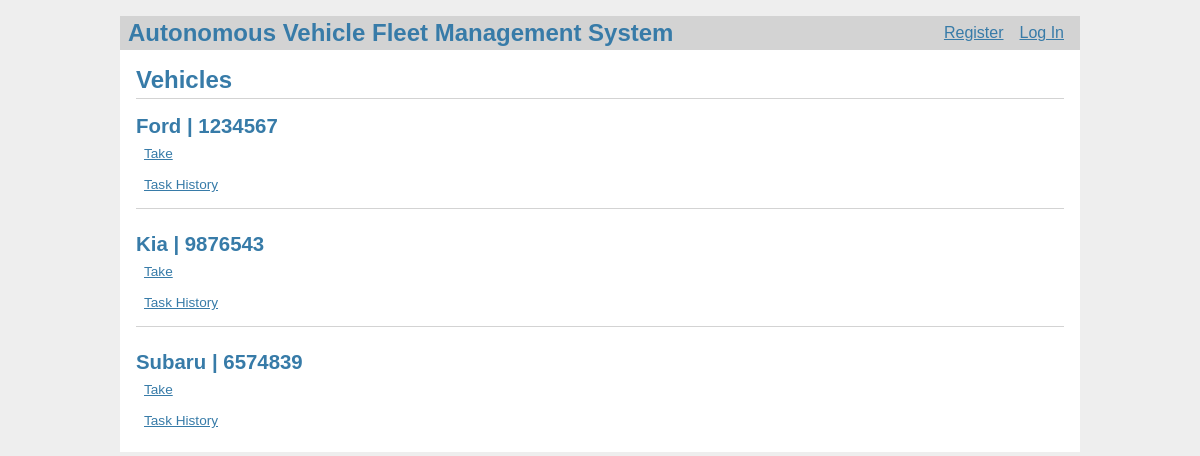
Before: /vehicles/ with the older database file.
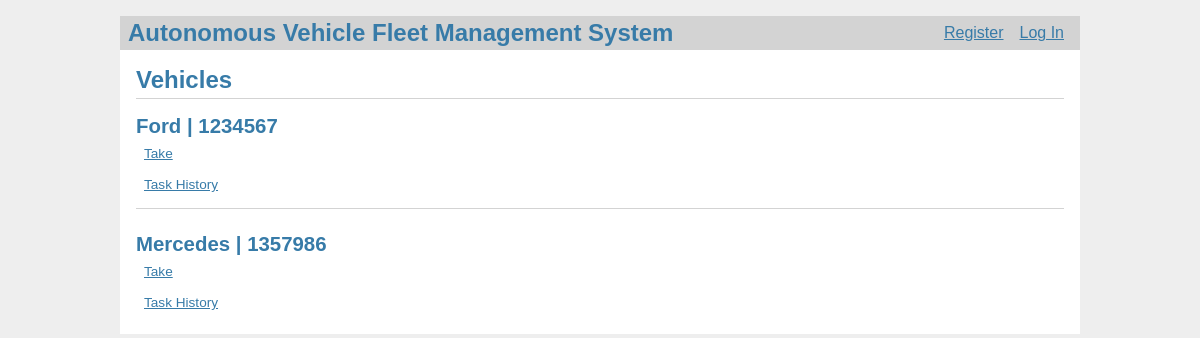
After: the same page with the newer database file.
### models.py (models this page shows, shortened)
class Vehicle(db.Model):
    id = db.Column(db.Integer, primary_key=True)
    manufacturer = db.Column(db.String(80), unique=False, nullable=False)
    license_plate_number = db.Column(
        db.String(80), unique=True, nullable=False)
    user_id = db.Column(db.Integer, nullable=True)
    available = db.Column(db.Boolean, unique=False,
                          nullable=False, default=True)

### vehicles.py (the view)
@bp.route('/')
def index():
    vehicles = Vehicle.query.all()
    users = {
        user.id: user for user in
        User.query.filter(User.id.in_(
            [vehicle.user_id for vehicle in vehicles if vehicle.user_id]
        )).all()
    }
    create_staff_user()
    return render_template('vehicles/index.html', vehicles=vehicles, users=users)

### auth.py (called while the page is built)
@bp.before_app_request
def load_logged_in_user():
    user_id = session.get('user_id')
    if user_id is None:
        g.user = None
    else:
        g.user = User.query.filter_by(id=user_id).first()

### vehicles.py (called while the page is built)
def create_staff_user():
    staff_user = User.query.filter_by(username='staffUser').first()
    if staff_user is None:
        staff_user = User(username='staffUser', password=generate_password_hash(
            'staffpass'), role='STAFF')
        db.session.add(staff_user)
        db.session.commit()

### templates/vehicles/index.html (shortened to what this page needs)
{% extends 'base.html' %}
{% block header %}
<h1>{% block title %}Vehicles{% endblock %}</h1>
{% endblock %}
{% block content %}
{% for v in vehicles %}
<article class="vehicle">
    <header>
        <div>
            <h1>{{ v.manufacturer }} | {{ v.license_plate_number }}</h1>
            {% if v.available == True %}
            <a class="action" href="{{ url_for('vehicles.take_vehicle', vid=v.id) }}">Take</a>
            {% else %}
            {% if v.user_id == g.user.id %}
            <a class="action" href="{{ url_for('vehicles.return_vehicle', vid=v.id) }}">Return</a>
            {% else %}
            <p>Taken by {{ users[v.user_id].username }}.</p>
            {% endif %}
            {% endif %}
            <a class="action" href="{{ url_for('vehicles.task_history', vid=v.id) }}">Task History</a>
        </div>
    </header>
</article>
{% if not loop.last %}
<hr>
{% endif %}
{% endfor %}
{% endblock %}

### templates/base.html (shortened to what this page needs)
<!doctype html>
<link rel="stylesheet" href="{{ url_for('static', filename='style.css') }}">
<nav>
    <h1>Autonomous Vehicle Fleet Management System</h1>
    <ul>
        {% if g.user %}
        <li><span>{{ g.user['username'] }}</span>
        <li><a href="{{ url_for('auth.logout') }}">Log Out</a>
            {% else %}
        <li><a href="{{ url_for('auth.register') }}">Register</a>
        <li><a href="{{ url_for('auth.login') }}">Log In</a>
            {% endif %}
    </ul>
</nav>
<section class="content">
    <header>
        {% block header %}{% endblock %}
    </header>
    {% block content %}{% endblock %}
</section>

### static/style.css (style rules this page uses)
h1 { font-family: sans-serif; color: #377ba8; margin: 1rem 0; }
a { color: #377ba8; }
hr { border: none; border-top: 1px solid lightgray; }
nav { background: lightgray; display: flex; align-items: center; padding: 0 0.5rem; }
nav h1 { flex: auto; margin: 0; }
nav ul { display: flex; list-style: none; margin: 0; padding: 0; }
nav ul li a, nav ul li span, header .action { display: block; padding: 0.5rem; }
.content { padding: 0 1rem 1rem; }
.content>header { border-bottom: 1px solid lightgray; display: flex; align-items: flex-end; }
.content>header h1 { flex: auto; margin: 1rem 0 0.25rem 0; }
.vehicle>header { display: flex; align-items: flex-end; font-size: 0.85em; }
.vehicle>header>div:first-of-type { flex: auto; }
.vehicle>header h1 { font-size: 1.5em; margin-bottom: 0; }
.content:last-child { margin-bottom: 0; }

Changed rows visible on the page:
removed Vehicle: manufacturer "Kia", license_plate_number "9876543"
removed Vehicle: manufacturer "Subaru", license_plate_number "6574839"
added Vehicle: manufacturer "Mercedes", license_plate_number "1357986"
